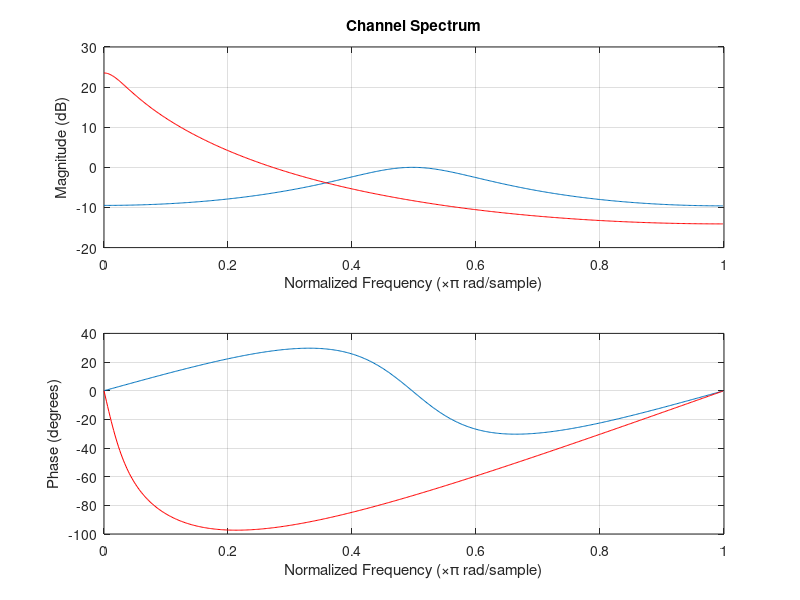
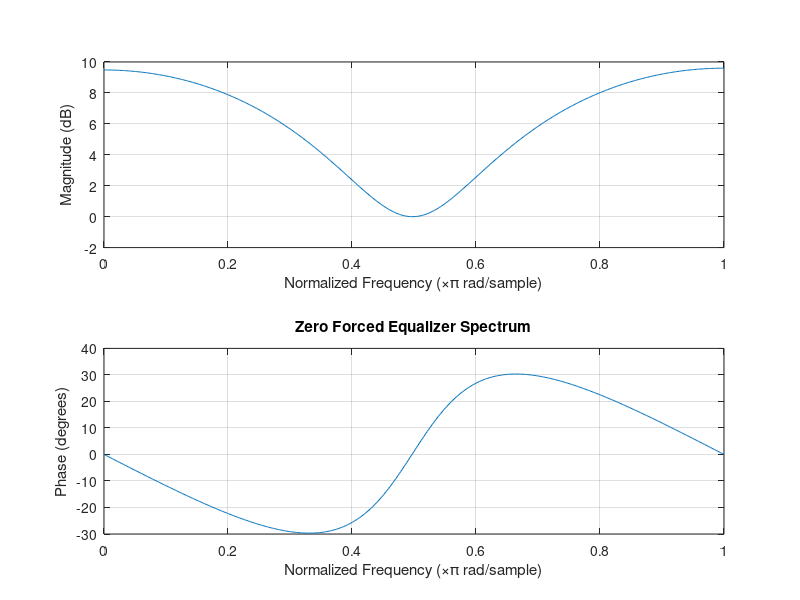
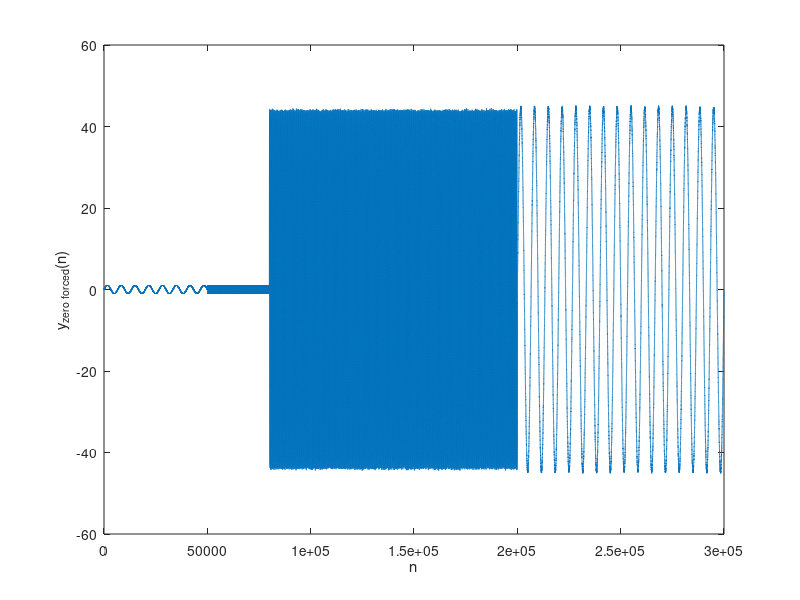
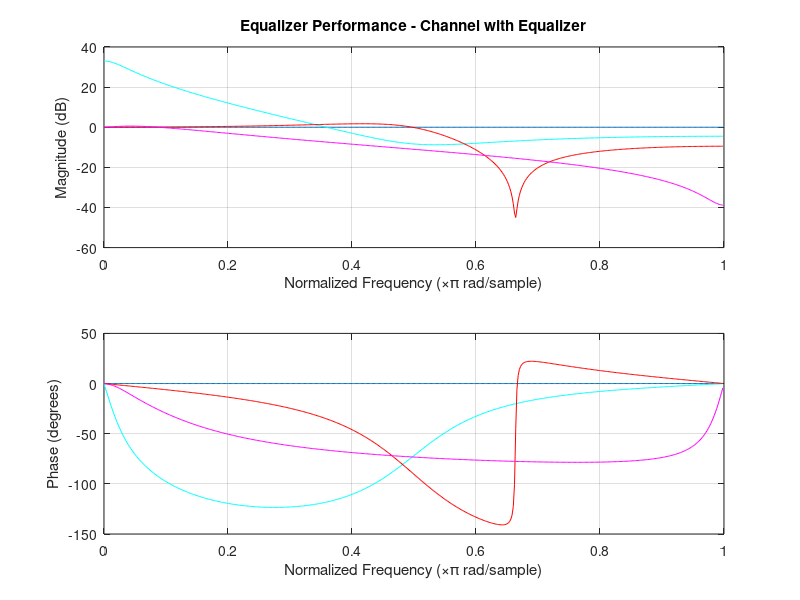

The MATLAB source for these figures, in order:
%% Implementation of LMS based Equalization

%% We will start with simulating a Colored Gaussian signal and use it in a
%% channel modeling problem implemented using LMS and varients of LMS

clear all
close all
clc

randn('seed',0)

%% Simulation parameters
% Channel model is given by G(z) = 2 / (1 + 0.8z^(-1) - 0.04z^(-2))
C = [1 ; -0.01 ; 0.5] ;
K = 0.5 ;

C2 = [1 ; -1.5 ; 0.54] ;
K2 = 0.6 ;

L = 3.0e5 ; % Signal length

Nsd = length(C) - 1 ; % System denominator order
Nsn = length(K) ; % System numerator order
Nw = 3 ; % Wiener Filter order

MU = 0.001 ;

%% Plot "Non-Adaptive" Equalized Channel Characteristics

CHAN = tf([K 0 0],C',1) 
CHAN2 = tf([K2 0 0],C2',1) 

ZFEQ = tf(C',[K 0 0],1)  

[H,W] = freqz([K 0 0],C') ;

figure(1)
subplot(2,1,1)
plot(W/pi,20*log10(abs(H)))
xlabel('Normalized Frequency (\times\pi rad/sample)')
ylabel('Magnitude (dB)')
title('Channel Spectrum')
grid on
hold on

subplot(2,1,2)
plot(W/pi,atan2(imag(H),real(H))*180/pi)
xlabel('Normalized Frequency (\times\pi rad/sample)')
ylabel('Phase (degrees)')
grid on
hold on

[H,W] = freqz([K2 0 0],C2') ;

figure(1)
subplot(2,1,1)
plot(W/pi,20*log10(abs(H)),'r')

subplot(2,1,2)
plot(W/pi,atan2(imag(H),real(H))*180/pi,'r')

figure(2)
freqz(C',[K 0 0])
title('Zero Forced Equalizer Spectrum')

ZFEQCHAN = series(CHAN,ZFEQ) 
[ZFEQCAHN_N,ZFEQCHAN_D] = tfdata(ZFEQCHAN,'v') ;

[H,W] = freqz(ZFEQCAHN_N,ZFEQCHAN_D) ;

figure(10)
subplot(2,1,1)
plot(W/pi,20*log10(abs(H)))
xlabel('Normalized Frequency (\times\pi rad/sample)')
ylabel('Magnitude (dB)')
title('Equalizer Performance - Channel with Equalizer')
grid on
hold on

subplot(2,1,2)
plot(W/pi,atan2(imag(H),real(H))*180/pi)
xlabel('Normalized Frequency (\times\pi rad/sample)')
ylabel('Phase (degrees)')
grid on
hold on

ZFEQCHAN2 = series(CHAN2,ZFEQ) 
[ZFEQCAHN2_N,ZFEQCHAN2_D] = tfdata(ZFEQCHAN2,'v') ;

[H,W] = freqz(ZFEQCAHN2_N,ZFEQCHAN2_D) ;

figure(10)
subplot(2,1,1)
plot(W/pi,20*log10(abs(H)),'c')

subplot(2,1,2)
plot(W/pi,atan2(imag(H),real(H))*180/pi,'c')

% return

%% Backup variables
Vbkp = zeros(1,L) ;
Xbkp = zeros(1,L) ;
Dbkp = zeros(1,L) ;
Ybkp = zeros(1,L) ;
Ebkp = zeros(1,L) ;
Wbkp = zeros(Nw,L) ;

%% Initialization
v = 0 ;
V = v*eye(Nsn,1) ;
w = zeros(Nw,1) ;

Wbkp(:,1) = w ;

x = 0 ;
X = x*eye(Nw,1) ;
Xs = x*eye(Nsd,1) ;
Xbkp(:,1) = x ;

y = w'*X ;

d = v ;
e = d - y ;


%% Run the system "in real time"

T_C12 = 0.8e5 ; % Time when the channel changes
T_S12 = 0.5e5 ; % Time when first signal changes
T_S23 = 2.0e5 ; % Time when second signal changes

SD = 0.5 ; % 0.1 ; % 
SX = 0.01 ; % 0.1 ; % 

for I = 2:L

    y = w'*X ; % Wiener filter output
    d = v + 0.0*randn(1) ; % "Desired" signal (channel input plus noise)
    e = d - y ; % "Error" signal

    w = w + 2*MU*e*X ; % LMS update equation

    %% Prepare for the next iteration

    % Change Frequency Appropriately

    if (I<T_S12)
        FREQ = 1.5 ; 
    elseif (I<T_S23)
        FREQ = 30 ;
    else
        FREQ = 1.5 ;
    end
    
    v = 1.0*sin(2*pi*I*FREQ/1e4)+ SX*randn(1) ; % System input update equation
    
    for J = Nsn:-1:2
        V(J) = V(J-1) ;
    end
    V(1) = v ;
    
    % Change the channel
    if (I == T_C12)
    C = C2 ;
    K = K2 ;
    end
    
    x = ( K'*V - C(2:end)'*Xs)/C(1) ; % Update equation of the channel
    x = x + SX*randn(1) ; % Add noise to the channel
    
    % Update X (i.e. x -> X(1) -> X(2) -> X(3) etc. )
    for J = Nw:-1:2
        X(J) = X(J-1) ;
    end
    X(1) = x ;

    for J = Nsd:-1:2
        Xs(J) = Xs(J-1) ;
    end
    Xs(1) = x ;

    % Backup variables
    Xbkp(:,I) = x ; % Update Xbkp
    Wbkp(:,I) = w ; % Update Wbkp
    Ybkp(:,I) = y ; % Update Ybkp
    Ebkp(:,I) = e ; % Update Ebkp
    Dbkp(:,I) = d ; % Update Dbkp
    Vbkp(:,I) = v ; % Update Vbkp

end

ZFEQ_Y = lsim(ZFEQ,Xbkp) ;

figure(3)
plot(ZFEQ_Y)
xlabel('n') ; 
ylabel('y_{zero forced}(n)')

LMSEQ_N = Wbkp(:,T_C12-1)' ; 
LMSEQ_D = eye(size(LMSEQ_N)) ; % Something like [1 0 0 ... 0]
LMSEQ = tf(LMSEQ_N,LMSEQ_D,1) 

LMSEQCHAN = series(CHAN,LMSEQ) 
[LMSEQCAHN_N,LMSEQCHAN_D] = tfdata(LMSEQCHAN,'v') ;

[H,W] = freqz(LMSEQCAHN_N,LMSEQCHAN_D) ;

figure(10)
subplot(2,1,1)
plot(W/pi,20*log10(abs(H)),'r')

subplot(2,1,2)
plot(W/pi,atan2(imag(H),real(H))*180/pi,'r')

LMSEQ2_N = Wbkp(:,end)' ; 
LMSEQ2_D = eye(size(LMSEQ2_N)) ; % Something like [1 0 0 ... 0]
LMSEQ2 = tf(LMSEQ2_N,LMSEQ2_D,1) 

LMSEQCHAN2 = series(CHAN2,LMSEQ2) 
[LMSEQCAHN2_N,LMSEQCHAN2_D] = tfdata(LMSEQCHAN2,'v') ;

[H,W] = freqz(LMSEQCAHN2_N,LMSEQCHAN2_D) ;

figure(10)
subplot(2,1,1)
plot(W/pi,20*log10(abs(H)),'m')
hold off

subplot(2,1,2)
plot(W/pi,atan2(imag(H),real(H))*180/pi,'m')
hold off

figure(11) ; plot(1:L,Xbkp) ; xlabel('n') ; ylabel('x(n)')
title('Wiener Filter Input')
figure(12) ; plot(1:L,Dbkp) ; xlabel('n') ; ylabel('d(n)')
title('Wiener Filter Reference Input')
axis([0 L -max(abs(Dbkp)*1.5) max(abs(Dbkp)*1.5)])
figure(13) ; plot(1:L,Ybkp) ; xlabel('n') ; ylabel('y(n)')
title('Wiener Filter Output')
axis([0 L -max(abs(Dbkp)*1.5) max(abs(Dbkp)*1.5)])
figure(14) ; plot(1:L,Ebkp) ; xlabel('n') ; ylabel('e(n)')
title('Error Signal')
axis([0 L -2 2])
figure(15) ; plot(1:L,Wbkp(1,:),1:L,Wbkp(2,:),1:L,Wbkp(3,:))
xlabel('n') ; ylabel('W(n)')
legend('w_0(n)','w_1(n)','w_2(n)')
title('Tap Weights')

